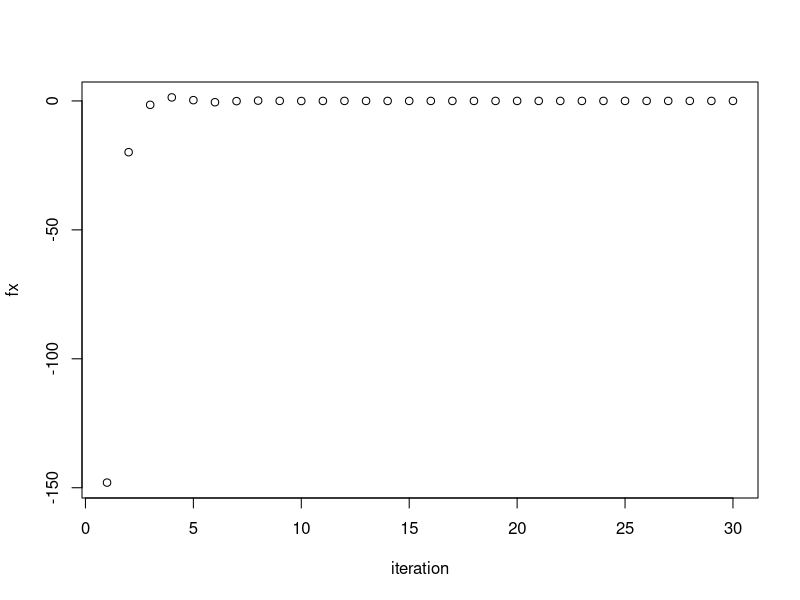

Source code (R):
library(datasets)  # Load/unload base packages manually


bolzano <- function(a, b, n, f) {
  if(f(a) * f(b) > 0) {
    return()
  }
  
  x3List <- c()
  x3 <- -1
  x1 <- c()
  x2 <- c()
  fx <- c()
  
  for (i in 1:n) {
    x3 <- (a+b)/2.0
    a_ = format(round(a, 3), nsmall = 3)
    b_ = format(round(b, 3), nsmall = 3)
    x1[i] <- ifelse(a<b, a_,b_)
    x2[i] <- ifelse(a<b, b_,a_)
    fx[i] <- format(round(f(x3), 3), nsmall = 3)
    x3List[i] <- format(round(x3, 3), nsmall = 3)
    
    if(f(x3) == 0) {
      break
    }
    
    if(f(a) * f(x3) < 0) {
      b <- x3
    } else if(f(b) * f(x3) < 0) {
      a <- x3
    }
  }
  
  iteration = c(1:n)
  plot(iteration, fx)
  
  data = matrix(c(x1,x2,x3List,fx), n, 4)
  colnames(data) <- c('x1', 'x2','x3', 'f(x)')
  rownames(data) <- c(1:n)
  
  table = as.table(data)
  
  table
}

f <- function(x) {
  return(x^3 - x^2 + 2)
}

bolzano(-10, 0, 30, f)
